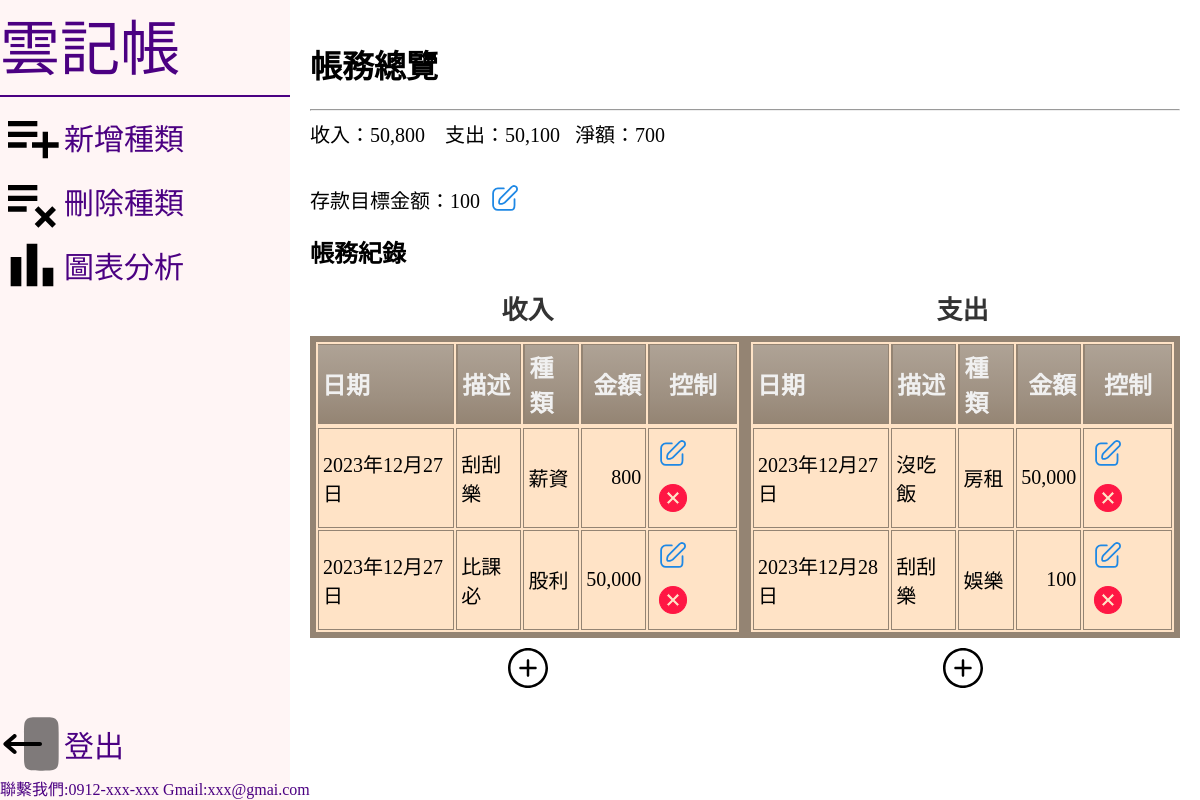
Page /index/ (signed in) on the earlier database version.
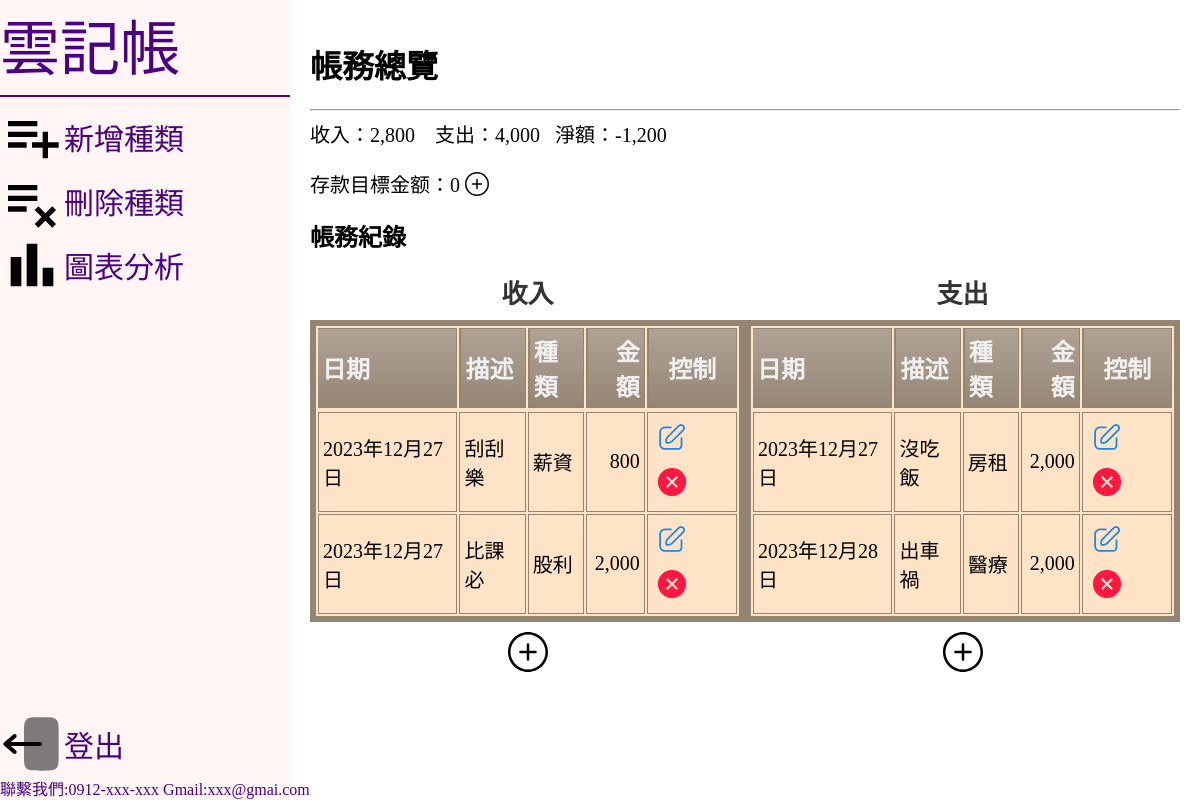
Same page on the later database version.
### projectapp/models.py (models this page shows, shortened)
class DepositGoal(models.Model):
    user = models.ForeignKey(User, on_delete=models.CASCADE)
    goal_amount = models.IntegerField(default=0)

class Record_R1(models.Model):
    user=ForeignKey(User,on_delete=models.CASCADE,null=True)
    date 	= DateField()
    description = CharField(max_length=300,null=True)
    categoryR 	= CharField(max_length=50)
    cash 	= IntegerField()
    is_settled = models.BooleanField(default=False)  # 新增用來標記是否已經結算的欄位

class Record_E1(models.Model):
    user=ForeignKey(User,on_delete=models.CASCADE,null=True)
    date 	= DateField()
    description = CharField(max_length=300,null=True)
    categoryE 	= CharField(max_length=50)
    cash 	= IntegerField()
    is_settled = models.BooleanField(default=False)  # 新增用來標記是否已經結算的欄位

### projectapp/views.py (the view)
# urls.py: path('index/',views.recordall_and_cashflow,name='index'),
@login_required
def recordall_and_cashflow(request):
    deposit_goal = DepositGoal.objects.filter(user=request.user).first()
    corrent_user=request.user
    recordAllE=Record_E1.objects.filter(user=corrent_user).order_by('date')
    recordAllR=Record_R1.objects.filter(user=corrent_user).order_by('date')
    income_list=[record.cash for record in recordAllR]
    outcome_list=[record.cash for record in recordAllE]
    income=sum(income_list) if len(income_list)!=0 else 0
    outcome=sum(outcome_list) if len(outcome_list)!=0 else 0
    net = income -outcome
    return render(request,'index.html',locals())

### templates/index.html (shortened to what this page needs)
<!DOCTYPE html>
<html lang="en">
<head>
  <link rel="stylesheet" href="/static/css/index.css">
</head>
<body>
  <div class="container">
    <div class="left-box">
      <div class="listtitle">雲記帳</div>
      <hr>
      <div class="list">
        <a href="/addcategory">
          <img src="/static/img/playlist_add_FILL0_wght400_GRAD0_opsz24.svg" alt="">
          <span>新增種類</span>
        </a>
        <a href="/delcategory">
          <img src="/static/img/playlist_remove_FILL0_wght400_GRAD0_opsz24.svg" alt="">
          <span>刪除種類</span>
        </a>
        <a href="/charts">
          <img src="/static/img/bar_chart_FILL0_wght400_GRAD0_opsz24.svg" alt="">
          <span>圖表分析</span>
        </a>
      </div>
      <div class="content">
        <a href="/confirm_logout" class="logout">
          <img src="/static/img/logout-2-svgrepo-com (1).svg" alt="">
          <span>登出</span>
        </a>
        聯繫我們:0912-xxx-xxx
        Gmail:xxx@gmai.com
      </div>
    </div>
    <div class="right-text">
      <h1>帳務總覽</h1>
      <hr>
      <div class="incomeEP">
        收入：<span class="thousand-separator">{{ income }}</span> &nbsp;&nbsp;
        支出：<span class="thousand-separator">{{ outcome }} </span>&nbsp;&nbsp;
        淨額：<span class="thousand-separator">{{ net }}</span>
        {% if deposit_goal %}
        <p>存款目標金额：<span class="thousand-separator">{{ deposit_goal.goal_amount }}</span>
        <a href="{% url 'set_deposit_goal' %}"><img src="/static/img/edit.svg" alt="" style="transform: translateY(10px);"></a>
        {% else %}
        <p>存款目標金额：<span class="thousand-separator">0</span>
        <a href="{% url 'set_deposit_goal' %}"><img src="/static/img/plus-circle-svgrepo-com copy.svg" alt="" style="transform: translateY(4px);"></a>
        {% endif %}
      </div>
      <h2>帳務紀錄</h2>
      <div class="table-all">
        <div>
          <table class="cinereousTable">
            <caption>收入</caption>
            <thead>
              <tr>
                <th>日期</th>
                <th>描述</th>
                <th>種類</th>
                <th style="text-align: right;">金額</th>
                <th style="text-align: center;">控制</th>
              </tr>
            </thead>
            {% for record in recordAllR %}
            <tr>
              <td>{{ record.date }}</td>
              <td>{{ record.description }}</td>
              <td>{{ record.categoryR }}</td>
              <td class="thousand-separator" style="text-align: right;">{{ record.cash }}</td>
              <td>
                <a href="{% url 'editRr' record.id %}"><img src="/static/img/edit.svg" alt="編輯"></a>
                <a href="{% url 'delRr' record.id %}"><img src="/static/img/cancel-svgrepo-com.svg" alt="刪除"></a>
              </td>
            </tr>
            {% endfor %}
          </table>
          <div style="text-align: center;margin-top:10px">
          <a style="margin-top:10px;" href="/addRrecord">
            <img src="/static/img/plus-circle-svgrepo-com.svg" alt="">
          </a>
        </div>
        </div>
        <div>
          <table class="cinereousTable">
            <caption>支出</caption>
            <thead>
              <th>日期</th>
              <th>描述</th>
              <th>種類</th>
              <th style="text-align: right;">金額</th>
              <th style="text-align: center;">控制</th>
              {% for record in recordAllE %}
              <tr>
            </thead>
            <td>{{ record.date }}</td>
            <td>{{ record.description }}</td>
            <td>{{ record.categoryE }}</td>
            <td class="thousand-separator" style="text-align: right;">{{ record.cash }}</td>
            <td>
              <a href="{% url 'editEr' record.id %}"><img src="/static/img/edit.svg" alt="編輯"></a>
              <a href="{% url 'delEr' record.id %}"><img src="/static/img/cancel-svgrepo-com.svg" alt="刪除"></a>
            </td>
            </tr>
            {% endfor %}
          </table>
          <div style="text-align: center; margin-top:10px">
          <a style="color:black;text-decoration: none;" href="/addErecord">
            <img src="/static/img/plus-circle-svgrepo-com.svg" alt="">
          </a>
        </div>
        </div>
      </div>
    </div>
  </div>
</body>
</html>

### static/css/index.css (style rules this page uses)
body { margin: 0; padding: 0; }
.container { display: flex; width: 100vw; height: 100vh; }
.left-box { width: 25%; background-color: #fff5f5; }
.left-box .list span { color: #4b0082; }
.left-box .list a { color: #4b0082; text-decoration: none; font-size:30px; display: flex; align-items: center; }
.listtitle { color: #4b0082; font-size: 60px; text-align: left; }
.content { position: absolute; color:#4b0082; bottom:0; display: flex; flex-direction: column; }
.content a { color: #4b0082; text-decoration: none; font-size:30px; display: flex; align-items: center; }
.left-box hr { border: 1px solid #4b0082; }
.right-text { width: 75%; padding: 20px; overflow-y: auto; }
.incomeEP { color:black; font-size: 20px; }
.table-all { display:flex; justify-content: space-around; }
.table-all caption { font-size: 26px; font-weight: bold; color: #333; margin-bottom: 10px; }
.table-all img { text-align: center; }
.thousand-separator { text-align: right; }
table.cinereousTable { border: 6px solid #948473; background-color: #FFE3C6; width: 100%; }
table.cinereousTable td, table.cinereousTable th { border: 1px solid #948473; padding: 4px 4px; }
table.cinereousTable tbody td { font-size: 20px; padding: 4px; }
table.cinereousTable thead { background: #948473; background: -moz-linear-gradient(top, #afa396 0%, #9e9081 66%, #948473 100%); background: -webkit-linear-gradient(top, #afa396 0%, #9e9081 66%, #948473 100%); background: linear-gradient(to bottom, #afa396 0%, #9e9081 66%, #948473 100%); }
table.cinereousTable thead th { font-size: 24px; font-weight: bold; color: #F0F0F0; text-align: left; border-left: 2px solid #948473; }
table.cinereousTable thead th:first-child { border-left: none; }

Differences in the rows shown:
no longer on this page (row edited): DepositGoal: goal_amount "100"
changed Record_R1 "比課必": cash "50,000" → "2,000"
changed Record_E1 "沒吃飯": cash "50,000" → "2,000"
changed Record_E1: description "刮刮樂" → "出車禍"; categoryE "娛樂" → "醫療"; cash "100" → "2,000"
Other differences:
{{ income }}: "50,800" → "2,800"
{{ outcome }}: "50,100" → "4,000"
{{ net }}: "700" → "-1,200"
text now shown: "0"
